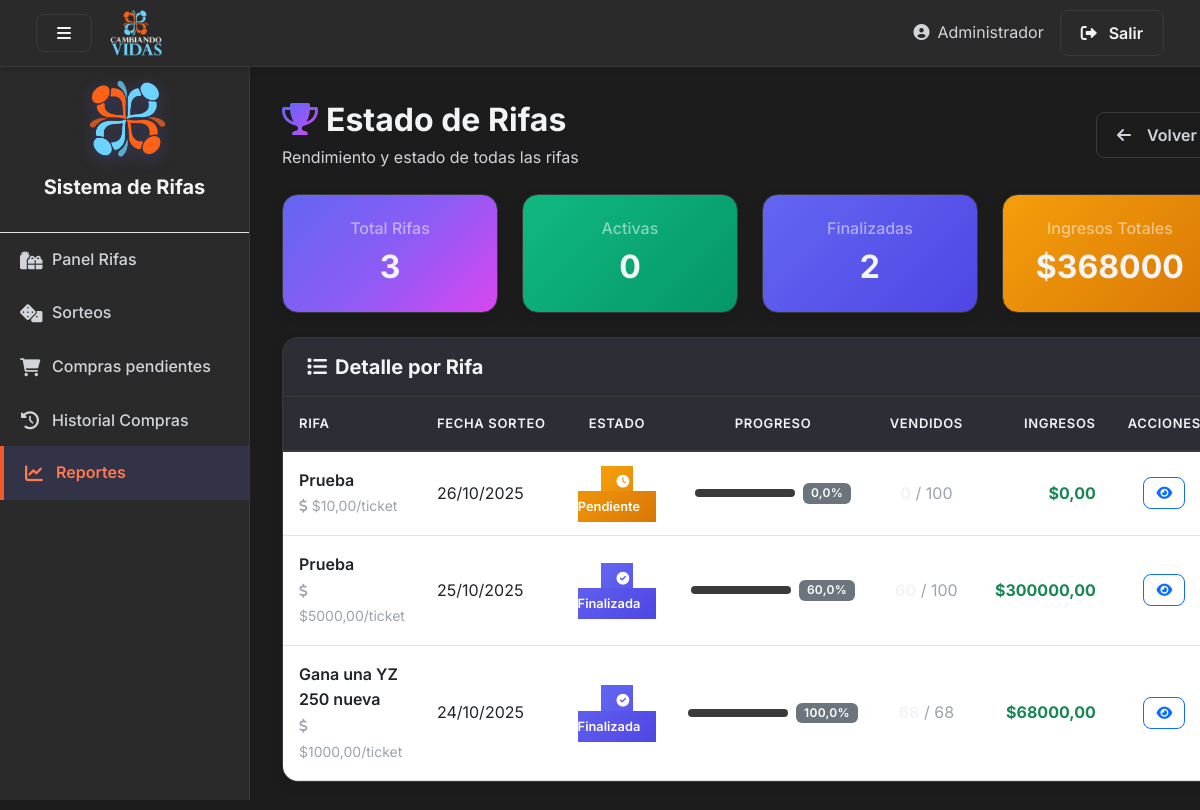
Page /app2/reportes/rifas/ (signed in) on the committed database.
### app1/models.py (models this page shows, shortened)
class Rifa(models.Model):
    titulo = models.CharField(max_length=200)
    descripcion = models.TextField(blank=True)
    fecha_sorteo = models.DateField()
    total_tickets = models.PositiveIntegerField(default=100)
    precio = models.DecimalField(max_digits=10, decimal_places=2, default=0)
    winner_ticket = models.ForeignKey('Ticket', null=True, blank=True, on_delete=models.SET_NULL, related_name='won_rifa')
    class Meta:
        ordering = ['-fecha_sorteo', 'titulo']

### app2/views.py (the view)
# urls.py: path('reportes/rifas/', views.reporte_rifas, name='reporte_rifas'),
def reporte_rifas(request):
    user_id = request.session.get('user_admin_id')
    if not user_id:
        messages.error(request, 'Debe iniciar sesión primero')
        return redirect('login')
    reporte = admin_crud.obtener_reporte_rifas()
    totales = {
        'total_rifas': len(reporte),
        'total_tickets': sum(r['total_tickets'] for r in reporte),
        'total_vendidos': sum(r['tickets_vendidos'] for r in reporte),
        'total_ingresos': sum(r['ingresos'] for r in reporte),
        'rifas_finalizadas': sum(1 for r in reporte if r['tiene_ganador']),
        'rifas_activas': sum(1 for r in reporte if r['estado'] == 'activa')
    }
    context = {
        'reporte': reporte,
        'totales': totales
    }
    return render(request, 'reporte_rifas.html', context)

### app2/templates/reporte_rifas.html (shortened to what this page needs)
{% load static %}
<!DOCTYPE html>
<html lang="es">
<head>
    <link href="https://cdn.jsdelivr.net/npm/bootstrap@5.3.0/dist/css/bootstrap.min.css" rel="stylesheet">
    <link rel="stylesheet" href="https://cdnjs.cloudflare.com/ajax/libs/font-awesome/6.0.0/css/all.min.css">
    <link rel="stylesheet" href="{% static 'css/paneles-style.css' %}">
</head>
<body>
    <nav class="navbar navbar-expand-lg navbar-dark">
      <div class="container-fluid">
        <button class="btn btn-outline-light me-3" id="sidebarToggle">
          <i class="fas fa-bars"></i>
        </button>
        <img src="{% static 'images/cambiando-vidas.png' %}" alt="Logo" height="50" class="me-2">
        <div class="ms-auto d-flex align-items-center">
          <span class="text-secondary me-3 d-none d-md-inline">
            <i class="fas fa-user-circle me-2"></i>Administrador
          </span>
          <a href="{% url 'logout' %}" class="btn btn-outline-light">
            <i class="fas fa-sign-out-alt"></i>
            <span class="d-none d-md-inline ms-1">Salir</span>
          </a>
        </div>
      </div>
    </nav>
    <div class="d-flex" id="wrapper" style="min-height:100vh;">
      <div id="sidebar-wrapper">
        <div class="sidebar-heading border-bottom">
          <img src="{% static 'images/logo-img.png' %}" alt="Logo" width="80" class="mb-2">
          <h5>Sistema de Rifas</h5>
        </div>
        <div class="list-group list-group-flush">
          <a href="{% url 'control' %}" class="list-group-item">
            <i class="fas fa-gifts"></i>
            <span>Panel Rifas</span>
          </a>
          <a href="{% url 'sorteos' %}" class="list-group-item">
            <i class="fas fa-dice"></i>
            <span>Sorteos</span>
          </a>
          <a href="{% url 'compras' %}" class="list-group-item">
            <i class="fas fa-shopping-cart"></i>
            <span>Compras pendientes</span>
          </a>
          <a href="{% url 'historial_compras' %}" class="list-group-item">
            <i class="fas fa-history"></i>
            <span>Historial Compras</span>
          </a>
          <a href="{% url 'reportes' %}" class="list-group-item active">
            <i class="fas fa-chart-line"></i>
            <span>Reportes</span>
          </a>
        </div>
      </div>
      <div class="flex-grow-1" id="page-content-wrapper">
        <div class="mb-4 d-flex justify-content-between align-items-center">
          <div>
            <h2 class="mb-1">
              <i class="fas fa-trophy me-2 text-gradient"></i>Estado de Rifas
            </h2>
            <p class="text-secondary mb-0">Rendimiento y estado de todas las rifas</p>
          </div>
          <a href="{% url 'reportes' %}" class="btn btn-outline-secondary">
            <i class="fas fa-arrow-left me-2"></i>Volver
          </a>
        </div>
        <div class="row g-4 mb-4">
          <div class="col-md-3">
            <div class="card bg-gradient-primary text-white" style="background: var(--gradient-primary);">
              <div class="card-body text-center">
                <h6 class="text-white-50 mb-2">Total Rifas</h6>
                <h2 class="mb-0">{{ totales.total_rifas }}</h2>
              </div>
            </div>
          </div>
          <div class="col-md-3">
            <div class="card bg-gradient-success text-white" style="background: linear-gradient(135deg, #10b981, #059669);">
              <div class="card-body text-center">
                <h6 class="text-white-50 mb-2">Activas</h6>
                <h2 class="mb-0">{{ totales.rifas_activas }}</h2>
              </div>
            </div>
          </div>
          <div class="col-md-3">
            <div class="card bg-gradient-info text-white" style="background: linear-gradient(135deg, #6366f1, #4f46e5);">
              <div class="card-body text-center">
                <h6 class="text-white-50 mb-2">Finalizadas</h6>
                <h2 class="mb-0">{{ totales.rifas_finalizadas }}</h2>
              </div>
            </div>
          </div>
          <div class="col-md-3">
            <div class="card bg-gradient-warning text-white" style="background: linear-gradient(135deg, #f59e0b, #d97706);">
              <div class="card-body text-center">
                <h6 class="text-white-50 mb-2">Ingresos Totales</h6>
                <h2 class="mb-0">${{ totales.total_ingresos|floatformat:0 }}</h2>
              </div>
            </div>
          </div>
        </div>
        <div class="card">
          <div class="card-header">
            <h5 class="mb-0"><i class="fas fa-list me-2"></i>Detalle por Rifa</h5>
          </div>
          <div class="card-body p-0">
            <div class="table-responsive">
              <table class="table table-hover mb-0">
                <thead>
                  <tr>
                    <th>Rifa</th>
                    <th>Fecha Sorteo</th>
                    <th class="text-center">Estado</th>
                    <th class="text-center">Progreso</th>
                    <th class="text-center">Vendidos</th>
                    <th class="text-end">Ingresos</th>
                    <th class="text-center">Acciones</th>
                  </tr>
                </thead>
                <tbody>
                  {% for rifa in reporte %}
                  <tr>
                    <td>
                      <div class="fw-semibold">{{ rifa.titulo }}</div>
                      <small class="text-muted">
                        <i class="fas fa-dollar-sign me-1"></i>${{ rifa.precio_ticket|floatformat:2 }}/ticket
                      </small>
                    </td>
                    <td>{{ rifa.fecha_sorteo|date:"d/m/Y" }}</td>
                    <td class="text-center">
                      {% if rifa.estado == 'finalizada' %}
                        <span class="estado-badge estado-finalizada">
                          <i class="fas fa-check-circle me-1"></i>Finalizada
                        </span>
                      {% elif rifa.estado == 'activa' %}
                        <span class="estado-badge estado-activa">
                          <i class="fas fa-play-circle me-1"></i>Activa
                        </span>
                      {% else %}
                        <span class="estado-badge estado-pendiente">
                          <i class="fas fa-clock me-1"></i>Pendiente
                        </span>
                      {% endif %}
                    </td>
                    <td class="text-center">
                      <div class="d-flex align-items-center justify-content-center gap-2">
                        <div class="progress" style="width: 100px; height: 8px;">
                        </div>
                        <span class="badge bg-secondary">{{ rifa.porcentaje_venta|floatformat:1 }}%</span>
                      </div>
                    </td>
                    <td class="text-center">
                      <span class="fw-bold">{{ rifa.tickets_vendidos }}</span>
                      <span class="text-muted">/ {{ rifa.total_tickets }}</span>
                    </td>
                    <td class="text-end fw-bold text-success">
                      ${{ rifa.ingresos|floatformat:2 }}
                    </td>
                    <td class="text-center">
                      <button class="btn btn-sm btn-outline-primary"
                              onclick="verDetalle('{{ rifa.titulo|escapejs }}', {{ rifa.tickets_vendidos }}, {{ rifa.total_tickets }}, {{ rifa.porcentaje_venta }}, {{ rifa.ingresos }}, {{ rifa.tickets_pendientes }}, '{{ rifa.estado }}')">
                        <i class="fas fa-eye"></i>
                      </button>
                    </td>
                  </tr>
                  {% endfor %}
                </tbody>
              </table>
            </div>
          </div>
        </div>
      </div>
    </div>
</body>
</html>

### app2/templates/reporte_rifas.html (style rules this page uses)
.estado-badge { padding: 0.5rem 1rem; border-radius: var(--radius-full); font-weight: 600; font-size: 0.8rem; }
.estado-finalizada { background: linear-gradient(135deg, #6366f1, #4f46e5); color: white; }
.estado-pendiente { background: linear-gradient(135deg, #f59e0b, #d97706); color: white; }

### rows in the picture
Rifa: titulo "Prueba", fecha_sorteo "26/10/2025"
Rifa: titulo "Prueba", fecha_sorteo "25/10/2025"
Rifa: titulo "Gana una YZ 250 nueva", fecha_sorteo "24/10/2025"

### other values in the picture
{{ totales.total_rifas }} "3"
{{ totales.rifas_activas }} "0"
{{ totales.rifas_finalizadas }} "2"
{{ totales.total_ingresos|floatformat:0 }} "368000"
{{ rifa.precio_ticket|floatformat:2 }} "10,00" "5000,00" "1000,00"
{{ rifa.porcentaje_venta|floatformat:1 }} "0,0" "60,0" "100,0"
{{ rifa.total_tickets }} "100" "100" "68"
{{ rifa.ingresos|floatformat:2 }} "0,00" "300000,00" "68000,00"
